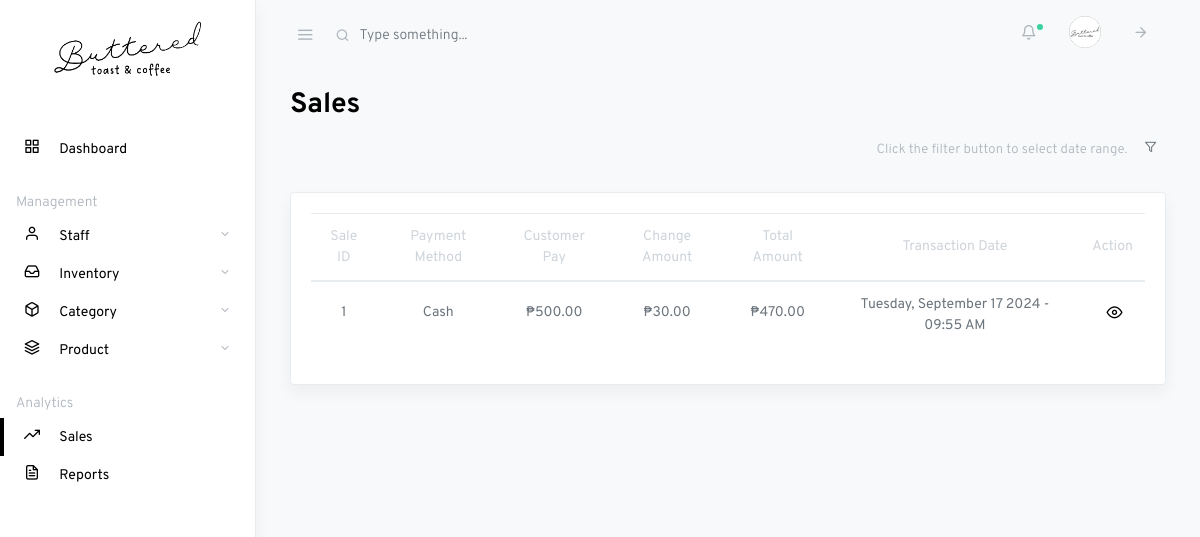
Page /owner-sales.php (signed in) on the earlier database version.
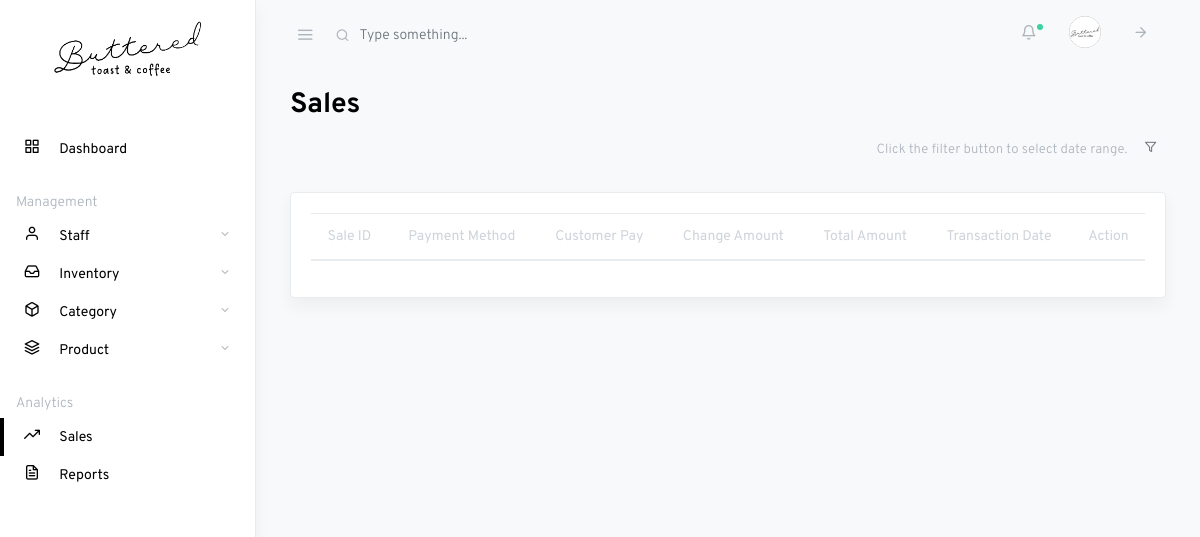
Same page on the later database version.
### tables this page shows
CREATE TABLE `sales` (
  `sale_id` int(11) NOT NULL,
  `total_amount` decimal(11,2) NOT NULL,
  `customer_pay` decimal(11,2) NOT NULL,
  `change_amount` decimal(11,2) NOT NULL,
  `payment_method` text NOT NULL,
  `transaction_date` timestamp(6) NOT NULL DEFAULT current_timestamp(6) ON UPDATE current_timestamp(6)
);

### owner-sales.php (the view, shortened to what the changed rows need)
<!DOCTYPE html>
<html lang="en">
<head>
    <?php include 'partials/header.php'; ?>
    <link rel="stylesheet" href="css/dataTables.bootstrap4.css">
</head>
<body class="vertical  light">
    <div class="wrapper">
        <?php include 'partials/owner-navbar.php'; ?>
        <main role="main" class="main-content">
            <div class="container-fluid">
                <div class="row justify-content-center">
                    <div class="col-12">
                        <h2 class="page-title">Sales</h2>
                        <div class="row my-4">
                            <div class="col-md-12">
                                <div class="card shadow">
                                    <div class="card-body">
                                        <table class="table datatables" id="dataTable-1">
                                            <thead>
                                                <tr class="text-center">
                                                    <th>Sale ID</th>
                                                    <th>Payment Method</th>
                                                    <th>Customer Pay</th>
                                                    <th>Change Amount</th>
                                                    <th>Total Amount</th>
                                                    <th>Transaction Date</th>
                                                    <th>Action</th>
                                                </tr>
                                            </thead>
                                            <tbody>
                                                <?php
                                                $sql1 = "SELECT * FROM sales";
                                                $r = mysqli_query($link, $sql1);
                                                if ($r->num_rows > 0) {
                                                    while ($row1 = mysqli_fetch_assoc($r)) {
                                                        ?>
                                                        <tr class="text-center">
                                                            <td>
                                                                <p class="fw-normal mb-1">
                                                                    <?php echo $row1['sale_id']; ?>
                                                                </p>
                                                            </td>
                                                            <td>
                                                                <p class="fw-normal mb-1">
                                                                    <?php echo $row1['payment_method']; ?>
                                                                </p>
                                                            </td>
                                                            <td>
                                                                <p class="fw-normal mb-1">
                                                                    ₱<?php echo $row1['customer_pay']; ?>
                                                                </p>
                                                            </td>
                                                            <td>
                                                                <p class="fw-normal mb-1">
                                                                    ₱<?php echo $row1['change_amount']; ?>
                                                                </p>
                                                            </td>
                                                            <td>
                                                                <p class="fw-normal mb-1">
                                                                    ₱<?php echo $row1['total_amount']; ?>
                                                                </p>
                                                            </td>
                                                            <td>
                                                                <?php
                                                                $formattedDate = date("l, F j Y - h:i A", strtotime($row1["transaction_date"]));
                                                                ?>
                                                                <span
                                                                    class="formatted-date"><?php echo $formattedDate; ?></span>
                                                            </td>
                                                            <td>
                                                                <div class="d-inline">
                                                                    <a class="ml-1 action-icon" href="#" data-toggle="modal"
                                                                        type="button"
                                                                        data-target="#view-sales-items-<?php echo $row1['sale_id'] ?>">
                                                                        <i class="fe fe-eye fe-16"></i>
                                                                    </a>
                                                                </div>
                                                            </td>
                                                        </tr>
                                                        <?php
                                                    }
                                                }
                                                ?>
                                            </tbody>
                                        </table>
                                    </div>
                                </div>
                            </div>
                        </div>
                    </div>
                </div>
            </div>
        </main>
    </div>
</body>
</html>

Differences in the rows shown:
removed sales: sale_id "1", payment_method "Cash", customer_pay "500.00", change_amount "30.00", total_amount "470.00", transaction_date "Tuesday, September 17 2024 - 09:55 AM"
